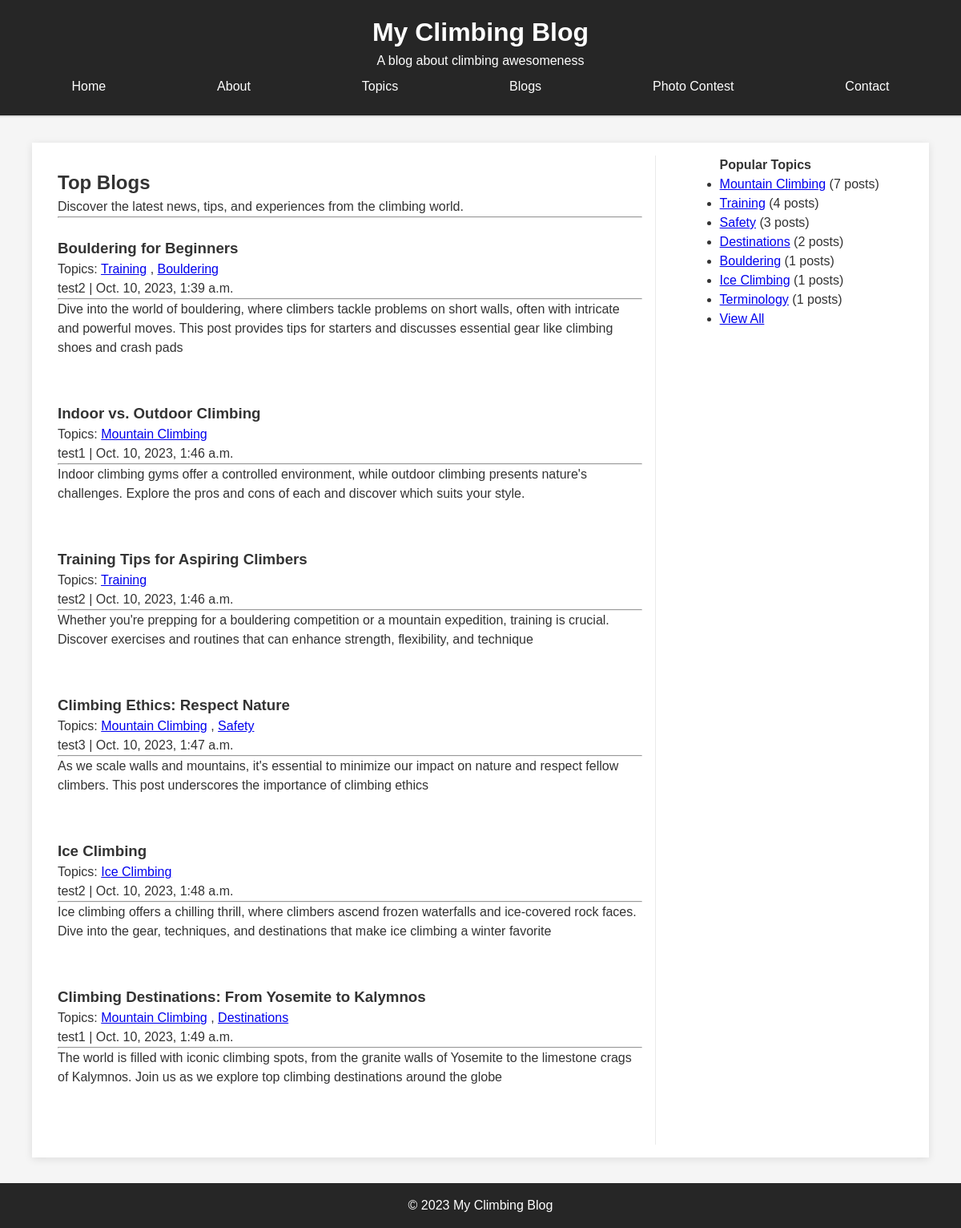
The page / on the database its author committed.
### blog/models.py (models this page shows, shortened)
class Post(models.Model):
    DRAFT = 'draft'
    PUBLISHED = 'published'
    STATUS_CHOICES = [
        (DRAFT, 'Draft'),
        (PUBLISHED, 'Published')
    ]
    title = models.TextField(null=False, blank=False)
    content = models.TextField()
    author = models.ForeignKey(User, on_delete=models.CASCADE)
    created = models.DateTimeField(auto_now_add=True)
    updated = models.DateTimeField(auto_now=True)
    status = models.TextField(choices=STATUS_CHOICES, default=DRAFT)
    published = models.DateTimeField(null=True, blank=True)
    slug = models.SlugField(unique=True)
    topics = models.ManyToManyField(Topic, blank=True)

class Topic(models.Model):
    name = models.TextField(unique=True)
    slug = models.SlugField(unique=True)
    def get_absolute_url(self):
        return reverse('topic_detail', kwargs={'slug': self.slug})

### blog/views.py (the view)
# urls.py: path('', landing_page, name='home'),
def landing_page(request):
    posts = Post.objects.filter(published__isnull=False)[:10]
    context = {
        'posts': posts
    }
    return render(request, 'blog/landing_page.html', context)

### blog/context_processors.py (called while the page is built)
def navigation(reqeust):
    return {
        'nav_list': [
            {'name': 'Home', 'url': '/'},
            {'name': 'About', 'url': '/about'},
            {'name': 'Topics', 'url': '/topics/'},
            {'name': 'Blogs', 'url': '/blogs'},
            {'name': 'Photo Contest', 'url': '/photo-contest'},
            {'name': 'Contact', 'url': '/contact'},
        ]
    }

def topic_list(request):
    top_topics = Topic.objects.annotate(
        post_count=Count('post')).order_by('-post_count')[:10]
    return {'topics': top_topics}

### blog/templates/blog/landing_page.html (shortened to what this page needs)
{% extends "blog/base.html" %}  {% block content %}
<div class="landing-content">
  <h2>Top Blogs</h2>
  <p>
    Discover the latest news, tips, and experiences from the climbing world.
  </p>
  <hr />
  <br />
  {% for post in posts %}
  <article class="post">
    <h3>{{ post.title }}</h3>
    <p>
      Topics: {% for topic in post.topics.all %}
      <a href="{{ topic.get_absolute_url }}">{{ topic.name }}</a>
      {% if not forloop.last %}, {% endif %} {% endfor %}
    </p>
    <p>{{ post.author }} | {{post.published}}</p>
    <hr />
    <p>{{ post.content }}</p>
    <br />
  </article>
  {% endfor %}
</div>
{% endblock %}

### blog/templates/blog/base.html (shortened to what this page needs)
{% load static %}
<!DOCTYPE html>
<html lang="en">
  <head>
    <link rel="stylesheet" href="{% static 'blog/css/styles.css' %}" />
  </head>
  <body>
    <header>
      <div class="container">
        <h1>My Climbing Blog</h1>
        <p>A blog about climbing awesomeness</p>
        <nav>
          {% for item in nav_list %}
          <a href="{{ item.url }}">{{ item.name }}</a>
          {% endfor %}
        </nav>
      </div>
    </header>
    <div class="content-wrapper">
      <main>{% block content %} {% endblock %}</main>
      <section>
        <div class="sidebar">
          <h4>Popular Topics</h4>
          <ul>
            {% for topic in topics %}
            <li>
              <a href="{% url 'topic_detail' slug=topic.slug %}"
                >{{ topic.name }}</a
              >
              ({{ topic.post_count }} posts)
            </li>
            {% endfor %}
            <li><a href="{% url 'topics' %}">View All</a></li>
          </ul>
        </div>
      </section>
    </div>
    <footer>
      <div class="container">
        <p>&copy; 2023 My Climbing Blog</p>
      </div>
    </footer>
  </body>
</html>

### blog/static/blog/css/styles.css (style rules this page uses)
* { margin: 0; padding: 0; box-sizing: border-box; }
html, body { height: 100%; }
body { display: flex; flex-direction: column; font-family: "Arial", sans-serif; font-size: 1rem; line-height: 1.5; color: #333333; background-color: #f5f5f5; }
header { background-color: #262626; color: #ffffff; padding: 1rem 0; text-align: center; border-bottom: 0.125rem solid #dddddd; }
nav { display: flex; justify-content: space-around; max-width: 75rem; margin: 0 auto; }
nav a { color: #ffffff; text-decoration: none; padding: 0.5rem 1rem; transition: background-color 0.3s; border-radius: 0.938rem; }
.container { max-width: 75rem; margin: 0 auto; padding: 0 1.25rem; }
.content-wrapper { flex: 1; display: flex; justify-content: space-between; margin: 2rem auto; padding: 1rem; background-color: #ffffff; box-shadow: 0 0.125rem 0.625rem #0000001a; width: 70rem; max-width: 75rem; }
.post { margin-bottom: 2rem; }
section { width: 30%; padding: 0 0 0 5rem; border-left: 0.063rem solid #eaeaea; }
main { width: 70%; padding: 1rem; }
footer { flex-shrink: 0; background-color: #262626; color: #ffffff; text-align: center; padding: 1rem 0; position: relative; width: 100%; }

### rows shown on the page
Post: title "Bouldering for Beginners", author "test2", published "Oct. 10, 2023, 1:39 a.m.", content "Dive into the world of bouldering, where climbers tackle problems on short walls, often with intricate and powerful moves. This post provides tips for starters and discusses essential gear like climbing shoes and crash pads"
Topic: name "Training", post_count "4"
Topic: name "Bouldering", post_count "1"
Post: title "Indoor vs. Outdoor Climbing", author "test1", published "Oct. 10, 2023, 1:46 a.m.", content "Indoor climbing gyms offer a controlled environment, while outdoor climbing presents nature's challenges. Explore the pros and cons of each and discover which suits your style."
Topic: name "Mountain Climbing", post_count "7"
Post: title "Training Tips for Aspiring Climbers", author "test2", published "Oct. 10, 2023, 1:46 a.m.", content "Whether you're prepping for a bouldering competition or a mountain expedition, training is crucial. Discover exercises and routines that can enhance strength, flexibility, and technique"
Post: title "Climbing Ethics: Respect Nature", author "test3", published "Oct. 10, 2023, 1:47 a.m.", content "As we scale walls and mountains, it's essential to minimize our impact on nature and respect fellow climbers. This post underscores the importance of climbing ethics"
Topic: name "Safety", post_count "3"
Post: title "Ice Climbing", author "test2", published "Oct. 10, 2023, 1:48 a.m.", content "Ice climbing offers a chilling thrill, where climbers ascend frozen waterfalls and ice-covered rock faces. Dive into the gear, techniques, and destinations that make ice climbing a winter favorite"
Topic: name "Ice Climbing", post_count "1"
Post: title "Climbing Destinations: From Yosemite to Kalymnos", author "test1", published "Oct. 10, 2023, 1:49 a.m.", content "The world is filled with iconic climbing spots, from the granite walls of Yosemite to the limestone crags of Kalymnos. Join us as we explore top climbing destinations around the globe"
Topic: name "Destinations", post_count "2"
Topic: name "Terminology", post_count "1"

### other values the page prints
{{ item.name }} "Home" "About" "Topics" "Blogs" "Photo Contest" "Contact"
